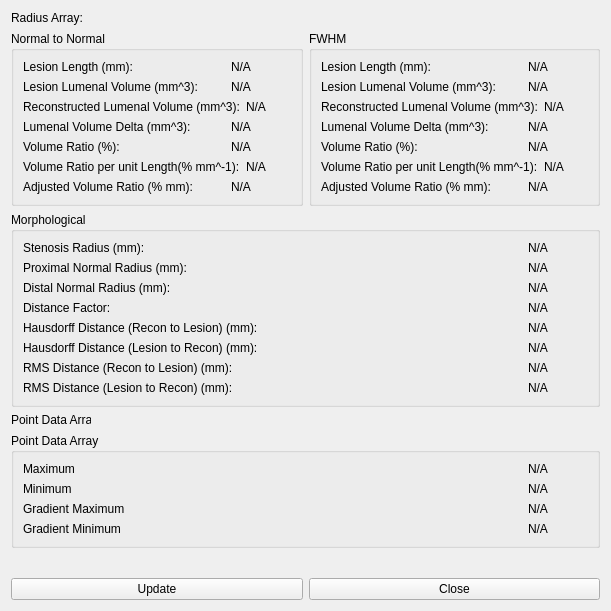
<?xml version="1.0" encoding="UTF-8"?>
<ui version="4.0">
 <class>Measurements</class>
 <widget class="QWidget" name="Measurements">
  <property name="geometry">
   <rect>
    <x>0</x>
    <y>0</y>
    <width>611</width>
    <height>611</height>
   </rect>
  </property>
  <property name="windowTitle">
   <string>Measurements</string>
  </property>
  <layout class="QVBoxLayout" name="verticalLayout_11">
   <item>
    <layout class="QHBoxLayout" name="horizontalLayout_62">
     <item>
      <widget class="QLabel" name="label_60">
       <property name="maximumSize">
        <size>
         <width>80</width>
         <height>16777215</height>
        </size>
       </property>
       <property name="text">
        <string>Radius Array:</string>
       </property>
      </widget>
     </item>
     <item>
      <widget class="QLabel" name="label_61">
       <property name="text">
        <string/>
       </property>
      </widget>
     </item>
    </layout>
   </item>
   <item>
    <layout class="QHBoxLayout" name="horizontalLayout_38">
     <item>
      <widget class="QGroupBox" name="groupBox">
       <property name="title">
        <string>Normal to Normal</string>
       </property>
       <layout class="QVBoxLayout" name="verticalLayout">
        <item>
         <layout class="QHBoxLayout" name="horizontalLayout">
          <item>
           <widget class="QLabel" name="label">
            <property name="text">
             <string>Lesion Length (mm):</string>
            </property>
           </widget>
          </item>
          <item>
           <widget class="QLabel" name="labelLesionLengthNTN">
            <property name="maximumSize">
             <size>
              <width>60</width>
              <height>16777215</height>
             </size>
            </property>
            <property name="layoutDirection">
             <enum>Qt::LeftToRight</enum>
            </property>
            <property name="text">
             <string>N/A</string>
            </property>
           </widget>
          </item>
         </layout>
        </item>
        <item>
         <layout class="QHBoxLayout" name="horizontalLayout_2">
          <item>
           <widget class="QLabel" name="label_2">
            <property name="text">
             <string>Lesion Lumenal Volume (mm^3):</string>
            </property>
           </widget>
          </item>
          <item>
           <widget class="QLabel" name="labelLesionLumenalVolumeNTN">
            <property name="maximumSize">
             <size>
              <width>60</width>
              <height>16777215</height>
             </size>
            </property>
            <property name="text">
             <string>N/A</string>
            </property>
           </widget>
          </item>
         </layout>
        </item>
        <item>
         <layout class="QHBoxLayout" name="horizontalLayout_3">
          <item>
           <widget class="QLabel" name="label_3">
            <property name="text">
             <string>Reconstructed Lumenal Volume (mm^3):</string>
            </property>
           </widget>
          </item>
          <item>
           <widget class="QLabel" name="labelReconLumenalVolumeNTN">
            <property name="maximumSize">
             <size>
              <width>60</width>
              <height>16777215</height>
             </size>
            </property>
            <property name="text">
             <string>N/A</string>
            </property>
           </widget>
          </item>
         </layout>
        </item>
        <item>
         <layout class="QHBoxLayout" name="horizontalLayout_4">
          <item>
           <widget class="QLabel" name="label_4">
            <property name="text">
             <string>Lumenal Volume Delta (mm^3):</string>
            </property>
           </widget>
          </item>
          <item>
           <widget class="QLabel" name="labelLumenalVolDeltaNTN">
            <property name="maximumSize">
             <size>
              <width>60</width>
              <height>16777215</height>
             </size>
            </property>
            <property name="text">
             <string>N/A</string>
            </property>
           </widget>
          </item>
         </layout>
        </item>
        <item>
         <layout class="QHBoxLayout" name="horizontalLayout_5">
          <item>
           <widget class="QLabel" name="label_5">
            <property name="text">
             <string>Volume Ratio (%):</string>
            </property>
           </widget>
          </item>
          <item>
           <widget class="QLabel" name="labelVolumeRatioNTN">
            <property name="maximumSize">
             <size>
              <width>60</width>
              <height>16777215</height>
             </size>
            </property>
            <property name="text">
             <string>N/A</string>
            </property>
           </widget>
          </item>
         </layout>
        </item>
        <item>
         <layout class="QHBoxLayout" name="horizontalLayout_6">
          <item>
           <widget class="QLabel" name="label_6">
            <property name="text">
             <string>Volume Ratio per unit Length(% mm^-1):</string>
            </property>
           </widget>
          </item>
          <item>
           <widget class="QLabel" name="labelVolumeRatioPerUnitLengthNTN">
            <property name="maximumSize">
             <size>
              <width>60</width>
              <height>16777215</height>
             </size>
            </property>
            <property name="text">
             <string>N/A</string>
            </property>
           </widget>
          </item>
         </layout>
        </item>
        <item>
         <layout class="QHBoxLayout" name="horizontalLayout_80">
          <item>
           <widget class="QLabel" name="label_80">
            <property name="text">
             <string>Adjusted Volume Ratio (% mm):</string>
            </property>
           </widget>
          </item>
          <item>
           <widget class="QLabel" name="labelAdjustedVolumeRatioNTN">
            <property name="maximumSize">
             <size>
              <width>60</width>
              <height>16777215</height>
             </size>
            </property>
            <property name="text">
             <string>N/A</string>
            </property>
           </widget>
          </item>
         </layout>
        </item>
        <item>
         <spacer name="verticalSpacer_2">
          <property name="orientation">
           <enum>Qt::Vertical</enum>
          </property>
          <property name="sizeHint" stdset="0">
           <size>
            <width>20</width>
            <height>40</height>
           </size>
          </property>
         </spacer>
        </item>
       </layout>
      </widget>
     </item>
     <item>
      <widget class="QGroupBox" name="groupBox_7">
       <property name="title">
        <string>FWHM</string>
       </property>
       <layout class="QVBoxLayout" name="verticalLayout_13">
        <item>
         <layout class="QHBoxLayout" name="horizontalLayout_72">
          <item>
           <widget class="QLabel" name="label_72">
            <property name="text">
             <string>Lesion Length (mm):</string>
            </property>
           </widget>
          </item>
          <item>
           <widget class="QLabel" name="labelLesionLengthFWHM">
            <property name="maximumSize">
             <size>
              <width>60</width>
              <height>16777215</height>
             </size>
            </property>
            <property name="layoutDirection">
             <enum>Qt::LeftToRight</enum>
            </property>
            <property name="text">
             <string>N/A</string>
            </property>
           </widget>
          </item>
         </layout>
        </item>
        <item>
         <layout class="QHBoxLayout" name="horizontalLayout_73">
          <item>
           <widget class="QLabel" name="label_73">
            <property name="text">
             <string>Lesion Lumenal Volume (mm^3):</string>
            </property>
           </widget>
          </item>
          <item>
           <widget class="QLabel" name="labelLesionLumenalVolumeFWHM">
            <property name="maximumSize">
             <size>
              <width>60</width>
              <height>16777215</height>
             </size>
            </property>
            <property name="text">
             <string>N/A</string>
            </property>
           </widget>
          </item>
         </layout>
        </item>
        <item>
         <layout class="QHBoxLayout" name="horizontalLayout_74">
          <item>
           <widget class="QLabel" name="label_74">
            <property name="text">
             <string>Reconstructed Lumenal Volume (mm^3):</string>
            </property>
           </widget>
          </item>
          <item>
           <widget class="QLabel" name="labelReconLumenalVolumeFWHM">
            <property name="maximumSize">
             <size>
              <width>60</width>
              <height>16777215</height>
             </size>
            </property>
            <property name="text">
             <string>N/A</string>
            </property>
           </widget>
          </item>
         </layout>
        </item>
        <item>
         <layout class="QHBoxLayout" name="horizontalLayout_75">
          <item>
           <widget class="QLabel" name="label_75">
            <property name="text">
             <string>Lumenal Volume Delta (mm^3):</string>
            </property>
           </widget>
          </item>
          <item>
           <widget class="QLabel" name="labelLumenalVolDeltaFWHM">
            <property name="maximumSize">
             <size>
              <width>60</width>
              <height>16777215</height>
             </size>
            </property>
            <property name="text">
             <string>N/A</string>
            </property>
           </widget>
          </item>
         </layout>
        </item>
        <item>
         <layout class="QHBoxLayout" name="horizontalLayout_76">
          <item>
           <widget class="QLabel" name="label_76">
            <property name="text">
             <string>Volume Ratio (%):</string>
            </property>
           </widget>
          </item>
          <item>
           <widget class="QLabel" name="labelVolumeRatioFWHM">
            <property name="maximumSize">
             <size>
              <width>60</width>
              <height>16777215</height>
             </size>
            </property>
            <property name="text">
             <string>N/A</string>
            </property>
           </widget>
          </item>
         </layout>
        </item>
        <item>
         <layout class="QHBoxLayout" name="horizontalLayout_77">
          <item>
           <widget class="QLabel" name="label_77">
            <property name="text">
             <string>Volume Ratio per unit Length(% mm^-1):</string>
            </property>
           </widget>
          </item>
          <item>
           <widget class="QLabel" name="labelVolumeRatioPerUnitLengthFWHM">
            <property name="maximumSize">
             <size>
              <width>60</width>
              <height>16777215</height>
             </size>
            </property>
            <property name="text">
             <string>N/A</string>
            </property>
           </widget>
          </item>
         </layout>
        </item>
        <item>
         <layout class="QHBoxLayout" name="horizontalLayout_79">
          <item>
           <widget class="QLabel" name="label_79">
            <property name="text">
             <string>Adjusted Volume Ratio (% mm):</string>
            </property>
           </widget>
          </item>
          <item>
           <widget class="QLabel" name="labelAdjustedVolumeRatioFWHM">
            <property name="maximumSize">
             <size>
              <width>60</width>
              <height>16777215</height>
             </size>
            </property>
            <property name="text">
             <string>N/A</string>
            </property>
           </widget>
          </item>
         </layout>
        </item>
        <item>
         <spacer name="verticalSpacer_3">
          <property name="orientation">
           <enum>Qt::Vertical</enum>
          </property>
          <property name="sizeHint" stdset="0">
           <size>
            <width>20</width>
            <height>40</height>
           </size>
          </property>
         </spacer>
        </item>
       </layout>
      </widget>
     </item>
    </layout>
   </item>
   <item>
    <widget class="QGroupBox" name="groupBox_5">
     <property name="title">
      <string>Morphological</string>
     </property>
     <layout class="QVBoxLayout" name="verticalLayout_3">
      <item>
       <layout class="QHBoxLayout" name="horizontalLayout_37">
        <item>
         <widget class="QLabel" name="label_36">
          <property name="text">
           <string>Stenosis Radius (mm):</string>
          </property>
         </widget>
        </item>
        <item>
         <widget class="QLabel" name="labelStenosisRadius">
          <property name="maximumSize">
           <size>
            <width>60</width>
            <height>16777215</height>
           </size>
          </property>
          <property name="text">
           <string>N/A</string>
          </property>
         </widget>
        </item>
       </layout>
      </item>
      <item>
       <layout class="QHBoxLayout" name="horizontalLayout_61">
        <item>
         <widget class="QLabel" name="label_59">
          <property name="text">
           <string>Proximal Normal Radius (mm):</string>
          </property>
         </widget>
        </item>
        <item>
         <widget class="QLabel" name="labelProximalNormalRadius">
          <property name="maximumSize">
           <size>
            <width>60</width>
            <height>16777215</height>
           </size>
          </property>
          <property name="text">
           <string>N/A</string>
          </property>
         </widget>
        </item>
       </layout>
      </item>
      <item>
       <layout class="QHBoxLayout" name="horizontalLayout_32">
        <item>
         <widget class="QLabel" name="label_31">
          <property name="text">
           <string>Distal Normal Radius (mm):</string>
          </property>
         </widget>
        </item>
        <item>
         <widget class="QLabel" name="labelDistalNormalRadius">
          <property name="maximumSize">
           <size>
            <width>60</width>
            <height>16777215</height>
           </size>
          </property>
          <property name="text">
           <string>N/A</string>
          </property>
         </widget>
        </item>
       </layout>
      </item>
      <item>
       <layout class="QHBoxLayout" name="horizontalLayout_66">
        <item>
         <widget class="QLabel" name="label_66">
          <property name="text">
           <string>Distance Factor:</string>
          </property>
         </widget>
        </item>
        <item>
         <widget class="QLabel" name="labelDistanceFactor">
          <property name="maximumSize">
           <size>
            <width>60</width>
            <height>16777215</height>
           </size>
          </property>
          <property name="text">
           <string>N/A</string>
          </property>
         </widget>
        </item>
       </layout>
      </item>
      <item>
       <layout class="QHBoxLayout" name="horizontalLayout_33">
        <item>
         <widget class="QLabel" name="label_32">
          <property name="text">
           <string>Hausdorff Distance (Recon to Lesion) (mm):</string>
          </property>
         </widget>
        </item>
        <item>
         <widget class="QLabel" name="labelHausdorffDistanceReconToLesion">
          <property name="maximumSize">
           <size>
            <width>60</width>
            <height>16777215</height>
           </size>
          </property>
          <property name="text">
           <string>N/A</string>
          </property>
         </widget>
        </item>
       </layout>
      </item>
      <item>
       <layout class="QHBoxLayout" name="horizontalLayout_34">
        <item>
         <widget class="QLabel" name="label_33">
          <property name="text">
           <string>Hausdorff Distance (Lesion to Recon) (mm):</string>
          </property>
         </widget>
        </item>
        <item>
         <widget class="QLabel" name="labelHausdorffDistanceLesionToRecon">
          <property name="maximumSize">
           <size>
            <width>60</width>
            <height>16777215</height>
           </size>
          </property>
          <property name="text">
           <string>N/A</string>
          </property>
         </widget>
        </item>
       </layout>
      </item>
      <item>
       <layout class="QHBoxLayout" name="horizontalLayout_35">
        <item>
         <widget class="QLabel" name="label_34">
          <property name="text">
           <string>RMS Distance (Recon to Lesion) (mm):</string>
          </property>
         </widget>
        </item>
        <item>
         <widget class="QLabel" name="labellabelRmsDistanceReconToLesion">
          <property name="maximumSize">
           <size>
            <width>60</width>
            <height>16777215</height>
           </size>
          </property>
          <property name="text">
           <string>N/A</string>
          </property>
         </widget>
        </item>
       </layout>
      </item>
      <item>
       <layout class="QHBoxLayout" name="horizontalLayout_36">
        <item>
         <widget class="QLabel" name="label_35">
          <property name="text">
           <string>RMS Distance (Lesion to Recon) (mm):</string>
          </property>
         </widget>
        </item>
        <item>
         <widget class="QLabel" name="labelRmsDistanceLesionToRecon">
          <property name="maximumSize">
           <size>
            <width>60</width>
            <height>16777215</height>
           </size>
          </property>
          <property name="text">
           <string>N/A</string>
          </property>
         </widget>
        </item>
       </layout>
      </item>
     </layout>
    </widget>
   </item>
   <item>
    <layout class="QHBoxLayout" name="horizontalLayout_65">
     <item>
      <widget class="QLabel" name="label_64">
       <property name="maximumSize">
        <size>
         <width>80</width>
         <height>16777215</height>
        </size>
       </property>
       <property name="text">
        <string>Point Data Array:</string>
       </property>
      </widget>
     </item>
     <item>
      <widget class="QLabel" name="label_65">
       <property name="text">
        <string/>
       </property>
      </widget>
     </item>
    </layout>
   </item>
   <item>
    <widget class="QGroupBox" name="groupBox_6">
     <property name="title">
      <string>Point Data Array</string>
     </property>
     <layout class="QVBoxLayout" name="verticalLayout_10">
      <item>
       <layout class="QHBoxLayout" name="horizontalLayout_57">
        <item>
         <widget class="QLabel" name="label_55">
          <property name="text">
           <string>Maximum</string>
          </property>
         </widget>
        </item>
        <item>
         <widget class="QLabel" name="labelPointDataMaximum">
          <property name="maximumSize">
           <size>
            <width>60</width>
            <height>16777215</height>
           </size>
          </property>
          <property name="text">
           <string>N/A</string>
          </property>
         </widget>
        </item>
       </layout>
      </item>
      <item>
       <layout class="QHBoxLayout" name="horizontalLayout_58">
        <item>
         <widget class="QLabel" name="label_56">
          <property name="text">
           <string>Minimum</string>
          </property>
         </widget>
        </item>
        <item>
         <widget class="QLabel" name="labelPointDataMinimum">
          <property name="maximumSize">
           <size>
            <width>60</width>
            <height>16777215</height>
           </size>
          </property>
          <property name="text">
           <string>N/A</string>
          </property>
         </widget>
        </item>
       </layout>
      </item>
      <item>
       <layout class="QHBoxLayout" name="horizontalLayout_59">
        <item>
         <widget class="QLabel" name="label_57">
          <property name="text">
           <string>Gradient Maximum</string>
          </property>
         </widget>
        </item>
        <item>
         <widget class="QLabel" name="labelPointDataGradientMaximum">
          <property name="maximumSize">
           <size>
            <width>60</width>
            <height>16777215</height>
           </size>
          </property>
          <property name="text">
           <string>N/A</string>
          </property>
         </widget>
        </item>
       </layout>
      </item>
      <item>
       <layout class="QHBoxLayout" name="horizontalLayout_60">
        <item>
         <widget class="QLabel" name="label_58">
          <property name="text">
           <string>Gradient Minimum</string>
          </property>
         </widget>
        </item>
        <item>
         <widget class="QLabel" name="labelPointDataGradientMinimum">
          <property name="maximumSize">
           <size>
            <width>60</width>
            <height>16777215</height>
           </size>
          </property>
          <property name="text">
           <string>N/A</string>
          </property>
         </widget>
        </item>
       </layout>
      </item>
     </layout>
    </widget>
   </item>
   <item>
    <spacer name="verticalSpacer">
     <property name="orientation">
      <enum>Qt::Vertical</enum>
     </property>
     <property name="sizeHint" stdset="0">
      <size>
       <width>20</width>
       <height>111</height>
      </size>
     </property>
    </spacer>
   </item>
   <item>
    <layout class="QHBoxLayout" name="horizontalLayout_63">
     <item>
      <widget class="QPushButton" name="pushButtonUpdate">
       <property name="text">
        <string>Update</string>
       </property>
      </widget>
     </item>
     <item>
      <widget class="QPushButton" name="pushButtonClose">
       <property name="text">
        <string>Close</string>
       </property>
      </widget>
     </item>
    </layout>
   </item>
  </layout>
 </widget>
 <resources/>
 <connections/>
</ui>
